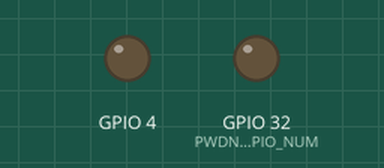
The program below on a simulated ESP32. On the bench: output pins drawn as LEDs (lit = HIGH). The camera gives no picture.

Above: at 0.4 s.
Timing chart, 0 to 4.1 s (numbered marks = the images above):
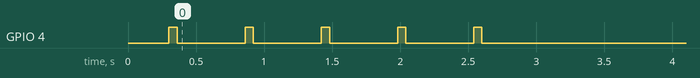

The program:

main.cpp
```cpp
#include "esp_camera.h"
#include <Arduino.h>

// for ESP logging
static const char* TAG = "main.cpp";

// Select camera model
//#define CAMERA_MODEL_WROVER_KIT // Has PSRAM
//#define CAMERA_MODEL_ESP_EYE // Has PSRAM
//#define CAMERA_MODEL_M5STACK_PSRAM // Has PSRAM
//#define CAMERA_MODEL_M5STACK_V2_PSRAM // M5Camera version B Has PSRAM
//#define CAMERA_MODEL_M5STACK_WIDE // Has PSRAM
//#define CAMERA_MODEL_M5STACK_ESP32CAM // No PSRAM
#define CAMERA_MODEL_AI_THINKER // Has PSRAM
//#define CAMERA_MODEL_TTGO_T_JOURNAL // No PSRAM

/* Defines 				*/

#define PWDN_GPIO_NUM   	32
#define RESET_GPIO_NUM  	-1
#define XCLK_GPIO_NUM   	 0
#define SIOD_GPIO_NUM   	26
#define SIOC_GPIO_NUM   	27
#define Y9_GPIO_NUM     	35
#define Y8_GPIO_NUM     	34
#define Y7_GPIO_NUM     	39
#define Y6_GPIO_NUM     	36
#define Y5_GPIO_NUM     	21
#define Y4_GPIO_NUM     	19
#define Y3_GPIO_NUM     	18
#define Y2_GPIO_NUM     	 5
#define VSYNC_GPIO_NUM  	25
#define HREF_GPIO_NUM   	23
#define PCLK_GPIO_NUM   	22

#define PACKAGE_SIZE_BYTES	128
#define CMD_ACK_SIZE_BYTES	1


#define REC 				1					// Record image cmd
#define ACK 				2					// Acknowlegement that package was received
#define TRANSMISSION_ERROR 	3					// Image transmission failed
#define TRANSMISSION_OKAY 	4					// Image transmission okay


/* Typedefs				*/
typedef struct {								// Image information struct
	long unsigned int width;					// Width of image in pixel
	long unsigned int height;					// Height of image in pixel
	pixformat_t format;							// Data Formate e.g. JPEG
	long unsigned int len;						// Length of the image
} image_information_t;

typedef union {									// Wrapper for image_information struct
	image_information_t info;					// image_information struct
	uint8_t raw[sizeof(image_information_t)];	// raw bytes
} image_information_tx_wrapper_t;


/* Global Variables 	*/
camera_config_t camera_config; 					// Configuration struct for cam
uint8_t uiTxBuffer[PACKAGE_SIZE_BYTES] = {0};					// TxBuffer for sending images
uint8_t uiRxBuffer[1] = {0};					// RxBuffer for recieving commands/ack
image_information_tx_wrapper_t image_info_tx;	// image information

/* Function prototypes 	*/
esp_err_t camera_init();
esp_err_t camera_capture(bool flashLight);
int process_image(long unsigned int width, long unsigned int height, pixformat_t format, uint8_t * buf, long unsigned int len);

void setup() {
	// Configure flash led
	pinMode(4,OUTPUT);

	// Set up serial communication
	Serial.begin(500000);

	// Init camera
	camera_init();

}

void loop() {
	if (Serial.available() >= 1) {
		Serial.read(uiRxBuffer, 1);
		if (uiRxBuffer[0] == REC) {
			camera_capture(true);
		}
	}

}

esp_err_t camera_init(){
    //power up the camera if PWDN pin is defined
    if(PWDN_GPIO_NUM != -1){
        pinMode(PWDN_GPIO_NUM, OUTPUT);
        digitalWrite(PWDN_GPIO_NUM, LOW);
    }
	camera_config.pin_pwdn = PWDN_GPIO_NUM;
	camera_config.pin_reset = RESET_GPIO_NUM;
	camera_config.pin_xclk = XCLK_GPIO_NUM;
	camera_config.pin_sccb_sda = SIOD_GPIO_NUM;
	camera_config.pin_sccb_scl = SIOC_GPIO_NUM;
	camera_config.pin_d7 = Y9_GPIO_NUM;
	camera_config.pin_d6 = Y8_GPIO_NUM;
	camera_config.pin_d5 = Y7_GPIO_NUM;
	camera_config.pin_d4 = Y6_GPIO_NUM;
	camera_config.pin_d3 = Y5_GPIO_NUM;
	camera_config.pin_d2 = Y4_GPIO_NUM;
	camera_config.pin_d1 = Y3_GPIO_NUM;
	camera_config.pin_d0 = Y2_GPIO_NUM;
	camera_config.pin_vsync = VSYNC_GPIO_NUM;
	camera_config.pin_href = HREF_GPIO_NUM;
	camera_config.pin_pclk = PCLK_GPIO_NUM;
	camera_config.xclk_freq_hz = 20000000;
	camera_config.ledc_timer = LEDC_TIMER_0;
	camera_config.ledc_channel = LEDC_CHANNEL_0;
	camera_config.pixel_format = PIXFORMAT_JPEG;

	// if PSRAM IC present, init with UXGA resolution and higher JPEG quality
	//                      for larger pre-allocated frame buffer.
	if(psramFound()){
		camera_config.frame_size = FRAMESIZE_UXGA;
		camera_config.jpeg_quality = 10;
		camera_config.fb_count = 1;
	} else {
		camera_config.frame_size = FRAMESIZE_SVGA;
		camera_config.jpeg_quality = 12;
		camera_config.fb_count = 1;
	}


    // Initialize the camera
    esp_err_t err = esp_camera_init(&camera_config);
    if (err != ESP_OK) {
        ESP_LOGE(TAG, "Camera Init Failed");

        return err;
    }

	// Change some sensor settings
	sensor_t * s = esp_camera_sensor_get();
	s->set_brightness(s, 0);     // -2 to 2
	s->set_contrast(s, 0);       // -2 to 2
	s->set_saturation(s, 0);     // -2 to 2
	s->set_special_effect(s, 0); // 0 to 6 (0 - No Effect, 1 - Negative, 2 - Grayscale, 3 - Red Tint, 4 - Green Tint, 5 - Blue Tint, 6 - Sepia)
	s->set_whitebal(s, 1);       // 0 = disable , 1 = enable
	s->set_awb_gain(s, 1);       // 0 = disable , 1 = enable
	s->set_wb_mode(s, 0);        // 0 to 4 - if awb_gain enabled (0 - Auto, 1 - Sunny, 2 - Cloudy, 3 - Office, 4 - Home)
	s->set_exposure_ctrl(s, 1);  // 0 = disable , 1 = enable
	s->set_aec2(s, 0);           // 0 = disable , 1 = enable
	s->set_ae_level(s, 0);       // -2 to 2
	s->set_aec_value(s, 300);    // 0 to 1200
	s->set_gain_ctrl(s, 1);      // 0 = disable , 1 = enable
	s->set_agc_gain(s, 0);       // 0 to 30
	s->set_gainceiling(s, (gainceiling_t)0);  // 0 to 6
	s->set_bpc(s, 0);            // 0 = disable , 1 = enable
	s->set_wpc(s, 1);            // 0 = disable , 1 = enable
	s->set_raw_gma(s, 1);        // 0 = disable , 1 = enable
	s->set_lenc(s, 1);           // 0 = disable , 1 = enable
	s->set_hmirror(s, 0);        // 0 = disable , 1 = enable
	s->set_vflip(s, 0);          // 0 = disable , 1 = enable
	s->set_dcw(s, 1);            // 0 = disable , 1 = enable
	s->set_colorbar(s, 0);       // 0 = disable , 1 = enable

	// initial sensors are flipped vertically and colors are a bit saturated
	if (s->id.PID == OV3660_PID) {
		s->set_vflip(s, 1); // flip it back
		s->set_brightness(s, 1); // up the brightness just a bit
		s->set_saturation(s, -2); // lower the saturation
	}
	// drop down frame size for higher initial frame rate
	//s->set_framesize(s, FRAMESIZE_QVGA);

	// Initially capture some frames
	camera_fb_t * fb;
	for (uint8_t i = 0; i < 5; i++) {
		digitalWrite(4,HIGH);
    	fb = esp_camera_fb_get();
		digitalWrite(4,LOW);
    	esp_camera_fb_return(fb);
		fb = NULL;
		delay(500);
	}

    return ESP_OK;
}

esp_err_t camera_capture(bool flashLight) {
	static int call = 0;
	// Frame buffer
	camera_fb_t * fb = NULL;

    // Acquire a frame
	if (flashLight) {
    	digitalWrite(4,HIGH);
    	fb = esp_camera_fb_get();
		digitalWrite(4,LOW);
	} else {
		fb = esp_camera_fb_get();
	}
    if (!fb) {
        ESP_LOGE(TAG, "Camera Capture Failed");
        return ESP_FAIL;
    }

    process_image(fb->width, fb->height, fb->format, fb->buf, fb->len);

    //return the frame buffer back to the driver for reuse
    esp_camera_fb_return(fb);
	fb = NULL;
    return ESP_OK;
}

esp_err_t process_image(long unsigned int width, long unsigned int height, pixformat_t format, uint8_t * buf, long unsigned int len) {
	// fill in image information
	image_info_tx.info = {	.width = width,
							.height = height,
							.format = format,
							.len = len};


    // Note: ESP32Cam MB (Serial Interface/ Programmer) has no connections to enable HW Flow Control
	// Serial Transmission
	// Transfer image information
	Serial.write(image_info_tx.raw,sizeof(image_information_tx_wrapper_t));

	// wait for ack from receiver
	while (Serial.available() < 1);
	Serial.readBytes(uiRxBuffer,1);
	if (uiRxBuffer[0] != ACK) {
		ESP_LOGE(TAG, "Camera Capture Failed");
		return ESP_FAIL;
	}

	// Transfer data in PACKAGE_SIZE_BYTES byte packages
    for (unsigned long int i = 0; i < (unsigned long int)len/PACKAGE_SIZE_BYTES; i++) {
        Serial.write(buf+i*PACKAGE_SIZE_BYTES, PACKAGE_SIZE_BYTES);
		// Wait for ACK
		while (Serial.available() < 1);
		Serial.readBytes(uiRxBuffer,1);
		/// TODO: Check message
    }
	int r = len%PACKAGE_SIZE_BYTES;
	Serial.write(buf+(len-(r+1)),r);
	// Wait for ACK
	while (Serial.available() < 1);
	Serial.readBytes(uiRxBuffer,1);
	/// TODO: Check message

    return ESP_OK;
}
```
